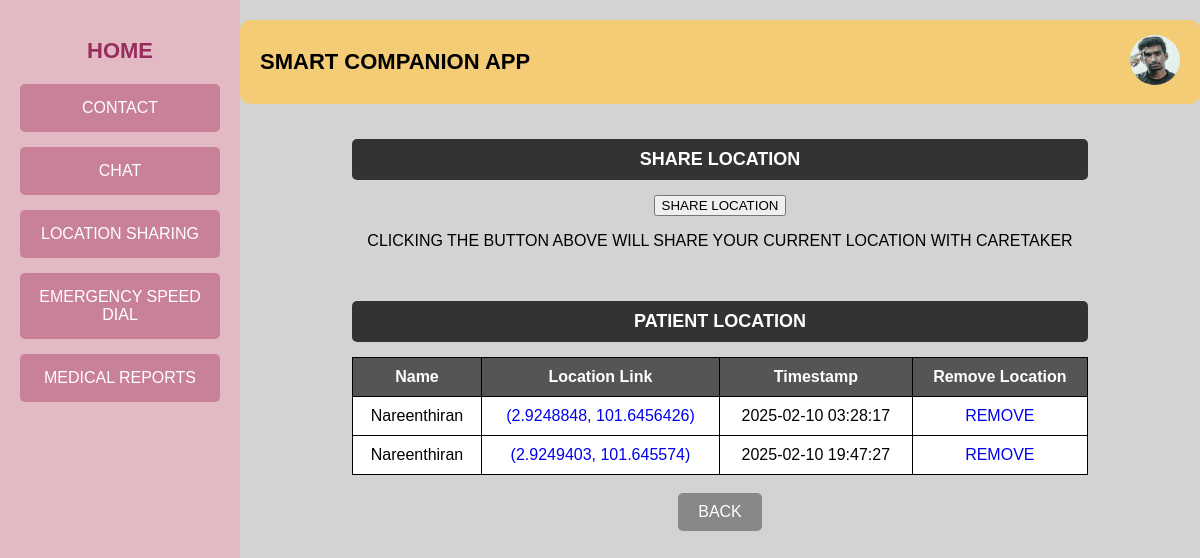
The page /locationuser (signed in) on the database as committed earlier.
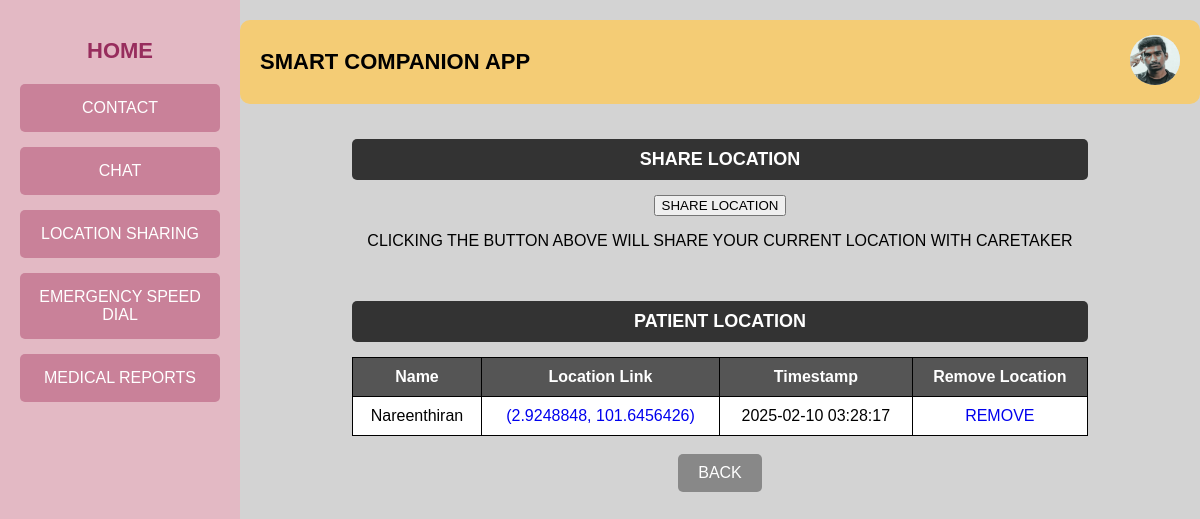
The same page on the database as committed later.
### tables this page shows
CREATE TABLE locations (
            id INTEGER PRIMARY KEY AUTOINCREMENT,
            user_id TEXT NOT NULL,
            name TEXT NOT NULL,
            latitude REAL NOT NULL,
            longitude REAL NOT NULL,
            timestamp TEXT NOT NULL
        );

### app.py (the view)
@app.route("/locationuser")
def locationuser():
    db = get_db()
    cursor = db.cursor()
    user_id = session.get('user_id')
    str_user_id = str(user_id)
    with open("static/img_log/user/"+ str_user_id + ".txt", "r") as file:
        image_name = str(file.read())
        image_url= url_for('static', filename='uploads/'+ image_name)
    cursor.execute("SELECT * FROM locations WHERE user_id = ?", (user_id,))
    location_list = cursor.fetchall()
    db.close()
    return render_template("User/location.html", image_url=image_url, contacts=location_list)

### app.py (called while the page is built)
def get_db():
    if 'db' not in g:
        g.db = sqlite3.connect('project.db')
        g.db.row_factory = sqlite3.Row
    return g.db

### templates/User/location.html (shortened to what this page needs)
<!DOCTYPE html>
<html lang="en">
<head>
    <link rel="stylesheet" href="static/contact.css">
</head>
<body>
    <div class="container">
        <div class="sidebar">
            <a href="{{ url_for('user') }}"><h2>HOME</h2></a>
            <a href="{{ url_for('contactuser') }}"><button class="nav-btn">CONTACT</button></a>
            <a href="{{ url_for('chatuser') }}"><button class="nav-btn">CHAT</button></a>
            <a href="{{ url_for('locationuser') }}"><button class="nav-btn">LOCATION SHARING</button></a>
            <a href="{{ url_for('emergencyuser') }}"><button class="nav-btn">EMERGENCY SPEED DIAL</button></a>
            <a href="{{ url_for('medicaluser') }}"><button class="nav-btn">MEDICAL REPORTS</button></a>
        </div>
        <div class="main-content">
            <div class="header">
                <h1>SMART COMPANION APP</h1>
                <div class="user-profile">
                    <a href="{{ url_for('userprofile') }}"><img src="{{ image_url }}" alt="Profile Picture" class="profile-img"></a>
                </div>
            </div>
            <div class="contacts-section">
                <div class="top-bar">
                   <h2 class="contacts-title">SHARE LOCATION</h2>
                </div>
                <div class="location-container">
                    <div class="box">
                        <button class="share-btn" onclick="shareLocation()">
                            <span>SHARE LOCATION</span>
                        </button>
                        <p id="status" class="info-text">CLICKING THE BUTTON ABOVE WILL SHARE YOUR CURRENT LOCATION WITH CARETAKER</p>
                    </div>
                </div>
            </div>
            <div class="contacts-section">
                <h2 class="contacts-title">PATIENT LOCATION</h2>
                <table class="contacts-table">
                    <tr>
                        <th>Name</th>
                        <th>Location Link</th>
                        <th>Timestamp</th>
                        <th>Remove Location</th>
                    </tr>
                    {% for contact in contacts %}
                    <tr>
                        <td>{{ contact[2] }}</td>
                        <td><a href=" https://www.google.com/maps?q={{ contact[3] }},{{ contact[4] }}" onclick="event.stopPropagation();" target="_blank">{{ contact[3], contact[4] }}</a></td>
                        <td>{{ contact[5] }}</td>
                        <td><a href="/deletelocation?time_number={{ contact[5] }}" class="edit-btn">REMOVE</a></td>
                    </tr>
                    {% endfor %}
                </table>
            </div><br>
            <a href="{{ url_for('user') }}"><button class="back-btn">BACK</button></a>
        </div>
    </div>
</body>
</html>

Rows that differ between the two databases and show on the page:
removed locations: name "Nareenthiran", latitude+longitude "(2.9249403, 101.645574)", timestamp "2025-02-10 19:47:27"
